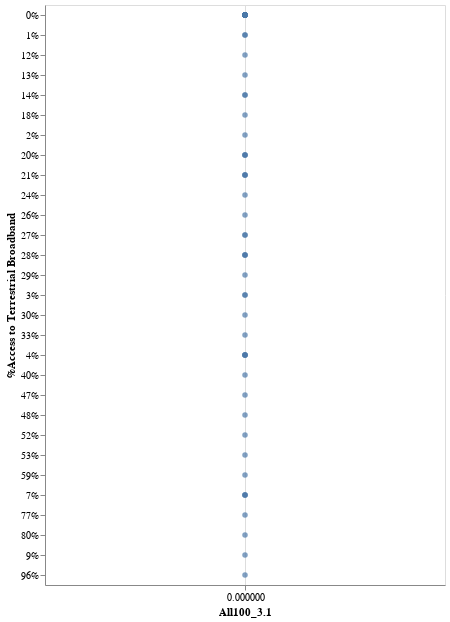

Source (notebook cell):
### Code cell
alt.Chart(ar_df).mark_circle().encode(
 x= "All100_3.1",
 y = '%Access to Terrestrial Broadband').interactive()

### Figure 1 — Vega-Lite specification as saved in the notebook (floating-point values rounded to 4 significant figures; data arrays with more than 128 entries replaced by an {"elided": "..."} marker saying what was removed)
{"config": {"view": {"continuousWidth": 400, "continuousHeight": 300}}, "data": {"name": "data-3b21431fe8f525d8b147de4dba6fd4dc"}, "mark": "circle", "encoding": {"x": {"type": "quantitative", "field": "All100_3.1"}, "y": {"type": "nominal", "field": "%Access to Terrestrial Broadband"}}, "selection": {"selector011": {"type": "interval", "bind": "scales", "encodings": ["x", "y"]}}, "$schema": "https://vega.github.io/schema/vega-lite/v4.8.1.json", "datasets": {"data-3b21431fe8f525d8b147de4dba6fd4dc": {"elided": "530 records"}}}
